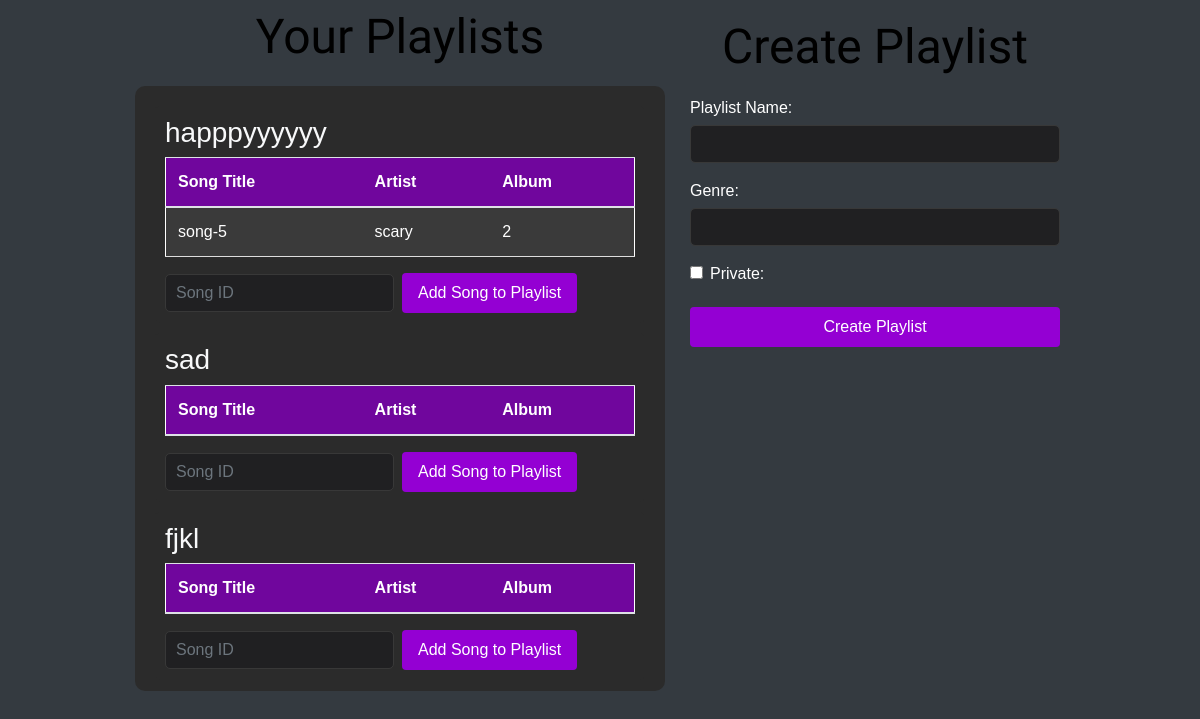
The app's page /create_playlist (signed in) with its own data.
### tables this page shows
CREATE TABLE playlists (
    playlist_id INTEGER PRIMARY KEY AUTOINCREMENT,
    creator_id TEXT,
    playlist_name TEXT NOT NULL,
    genre TEXT NOT NULL,
    is_private BOOLEAN NOT NULL CHECK (is_private IN (0, 1)),
    FOREIGN KEY (creator_id) REFERENCES users(user_id)
);

CREATE TABLE SONGS (
                song_id INTEGER PRIMARY KEY AUTOINCREMENT,
                album_id INTEGER,
                name TEXT,
                file TEXT,
                lyrics TEXT,
                release_date DATE,
                age_rating INTEGER CHECK(age_rating >= 9 AND age_rating <= 120),
                genre TEXT,
                duration INTEGER,
                is_limited BOOLEAN DEFAULT 0,
                user_id TEXT,
                FOREIGN KEY (album_id) REFERENCES ALBUM (album_id),
                FOREIGN KEY (user_id) REFERENCES USERS (user_id)
            );

### app.py (the view, shortened to what this page needs)
@app.route("/create_playlist", methods=["GET", "POST"])
def create_playlist():
    if "user_id" in session:
        user_id = session["user_id"]
        try:
            with sqlite3.connect("database.db") as connect:
                cursor = connect.cursor()
                cursor.execute(
                    "SELECT playlist_id, playlist_name FROM playlists WHERE creator_id = ?",
                    (user_id,)
                )
                playlists = cursor.fetchall()
                def get_songs_in_playlist(playlist_id):
                    cursor.execute(
                        """
                        SELECT songs.song_id, songs.name, songs.genre, songs.duration
                        FROM songs
                        INNER JOIN playlist_songs ON songs.song_id = playlist_songs.song_id
                        WHERE playlist_songs.playlist_id = ?
                        """,
                        (playlist_id,)
                    )
                    return cursor.fetchall()
            return render_template("create_playlist.html", playlists=playlists, get_songs_in_playlist=get_songs_in_playlist)
        except Exception as e:
            logging.error(f"Error fetching playlists: {e}")
            flash("An error occurred while fetching playlists.")
            return redirect(url_for("user"))
    else:
        flash("You are not authorized to access this page.")
        return redirect(url_for("home_page"))

### templates/create_playlist.html (shortened to what this page needs)
<!DOCTYPE html>
<html lang="en">
<head>
  <link rel="stylesheet" href="https://stackpath.bootstrapcdn.com/bootstrap/4.5.2/css/bootstrap.min.css">
  <link rel="stylesheet" type="text/css" href="{{ url_for('static', filename='css/style.css') }}">
</head>
<body class="bg-dark text-light">
  <div class="container-fluid mt-2" style="width: 80%;">
    <div class="row">
      <div class="col-md-7">
        <h2 class="header-custom">Your Playlists</h2>
        <div class="playlist-container">
          {% for playlist in playlists %}
          <div class="playlist">
            <h3>{{ playlist[1] }}</h3>
            <table class="table table-striped">
              <thead>
                <tr>
                  <th>Song Title</th>
                  <th>Artist</th>
                  <th>Album</th>
                </tr>
              </thead>
              <tbody>
                {% for song in get_songs_in_playlist(playlist[0]) %}
                <tr>
                  <td>{{ song[1] }}</td>
                  <td>{{ song[2] }}</td>
                  <td>{{ song[3] }}</td>
                </tr>
                {% endfor %}
              </tbody>
            </table>
            <form action="{{ url_for('add_song_to_playlist') }}" method="POST" class="form-inline">
              <div class="form-group mr-2">
                <input type="text" id="song_id" name="song_id" class="form-control" required placeholder="Song ID">
              </div>
              <button type="submit" class="btn btn-custom">Add Song to Playlist</button>
            </form>
          </div>
          {% endfor %}
        </div>
      </div>
      <div class="col-md-6 create-playlist-section">
        <h1 class="header-custom">Create Playlist</h1>
        <form action="{{ url_for('create_playlist') }}" method="POST" class="mb-5">
          <div class="form-group">
            <label for="playlist_name" class="form-label">Playlist Name:</label>
            <input type="text" id="playlist_name" name="playlist_name" class="form-control" required>
          </div>
          <div class="form-group">
            <label for="genre" class="form-label">Genre:</label>
            <input type="text" id="genre" name="genre" class="form-control" required>
          </div>
          <div class="form-group form-check">
            <input type="checkbox" id="is_private" name="is_private" class="form-check-input">
            <label for="is_private" class="form-check-label">Private:</label>
          </div>
          <button type="submit" class="btn btn-custom btn-block">Create Playlist</button>
        </form>
      </div>
    </div>
  </div>
</body>
</html>

### static/css/style.css (style rules this page uses)
:root { --border-in: #9400d3; --border-out: hsl(0, 0%, 22%); --border-header: #383838; --background-main-card: #1e1e1f; --background-body: #000; --background-sub-div-card: #202022; --background-sub-div-card-2: rgba(44, 43, 43, 0.923); --background-header-title: hsl(240, 1%, 17%); --background-header-title-1: hsl(240, 1%, 20%); --box-shadow-1: 0 0 15px #111; --box-shadow-2: 0 0 10px #222; --box-shadow-3: 0 0 10px rgba(0, 0, 0, 0.722); font-family: "Poppins", sans-serif; --font-color-1: #fff; --font-color-2: #e2e2e2; --font-color-3: #d6d6d6bf; --font-color-4: #9400d3; --font-color-5: #000; --font-size-0: 28px; --font-size-1: 26px; --font-size-2: 18px; --font-size-3: 16px; --font-size-4: 12px; }
body { background-color:#e2e2e2; box-sizing: border-box; margin: 0; display: flex; flex-direction: column; min-height: 100vh; font-family: Arial, sans-serif; }
button { border-radius: 5px; background-color: #d6d6d6bf; }
input { border-radius: 5px; background-color: #d6d6d6bf; }
table { width: 100%; border-collapse: collapse; }
th, td { padding: 8px; text-align: left; border-bottom: 1px solid #ddd; }
.form-group { flex: 1 1 45%; display: flex; flex-direction: column; margin-bottom: 10px; }
.form-group label { font-size: var(--font-size-3); color: var(--font-color-1); margin-bottom: 5px; }
.form-group input { padding: 10px; font-size: var(--font-size-3); border: 1px solid var(--border-out); border-radius: 5px; background-color: var(--background-sub-div-card); color: var(--font-color-1); }
body { background-color: #1e1e1f; color: #ffffff; font-family: Arial, sans-serif; }
.row { display: flex; }
.col-md-6 { flex: 1; padding: 10px; }
.form-group { margin-bottom: 1rem; }
.form-label { color: #ffffff; }
.form-control { background-color: #2d2d2e; border: 1px solid #555; color: #ffffff; padding: 0.375rem 0.75rem; }
.btn-custom { background-color: #9400d3; color: #ffffff; border: none; padding: 0.5rem 1rem; cursor: pointer; }

### templates/create_playlist.html (style rules this page uses)
body { background-color: #1e1e1f; color: #ffffff; }
.form-label, .form-check-label { color: #ffffff; }
.btn-custom { background-color: #9400d3; color: #ffffff; border: none; }
.playlist-container .playlist { background-color: #2b2b2b; padding: 10px; margin-bottom: 10px; border-radius: 5px; }
.playlist-container { background-color: #2b2b2b; padding: 20px; border-radius: 10px; max-height: 70vh; overflow-y: auto; }
.table { border: 1px solid #ffffff; }
.table thead th { background-color: #70069d; color: #ffffff; }
.table tbody tr { background-color: #2b2b2b; color: #ffffff; }
.table tbody tr:nth-of-type(odd) { background-color: #3a3a3a; }
.header-custom { font-family: "Lobster", cursive; color: #000000; font-size: 3rem; text-align: center; margin-bottom: 20px; }
.create-playlist-section { padding-right: 20px; }

### records on screen
playlists: playlist_name "happpyyyyyy"
SONGS: name "song-5", genre "scary", duration "2"
playlists: playlist_name "sad"
playlists: playlist_name "fjkl"
